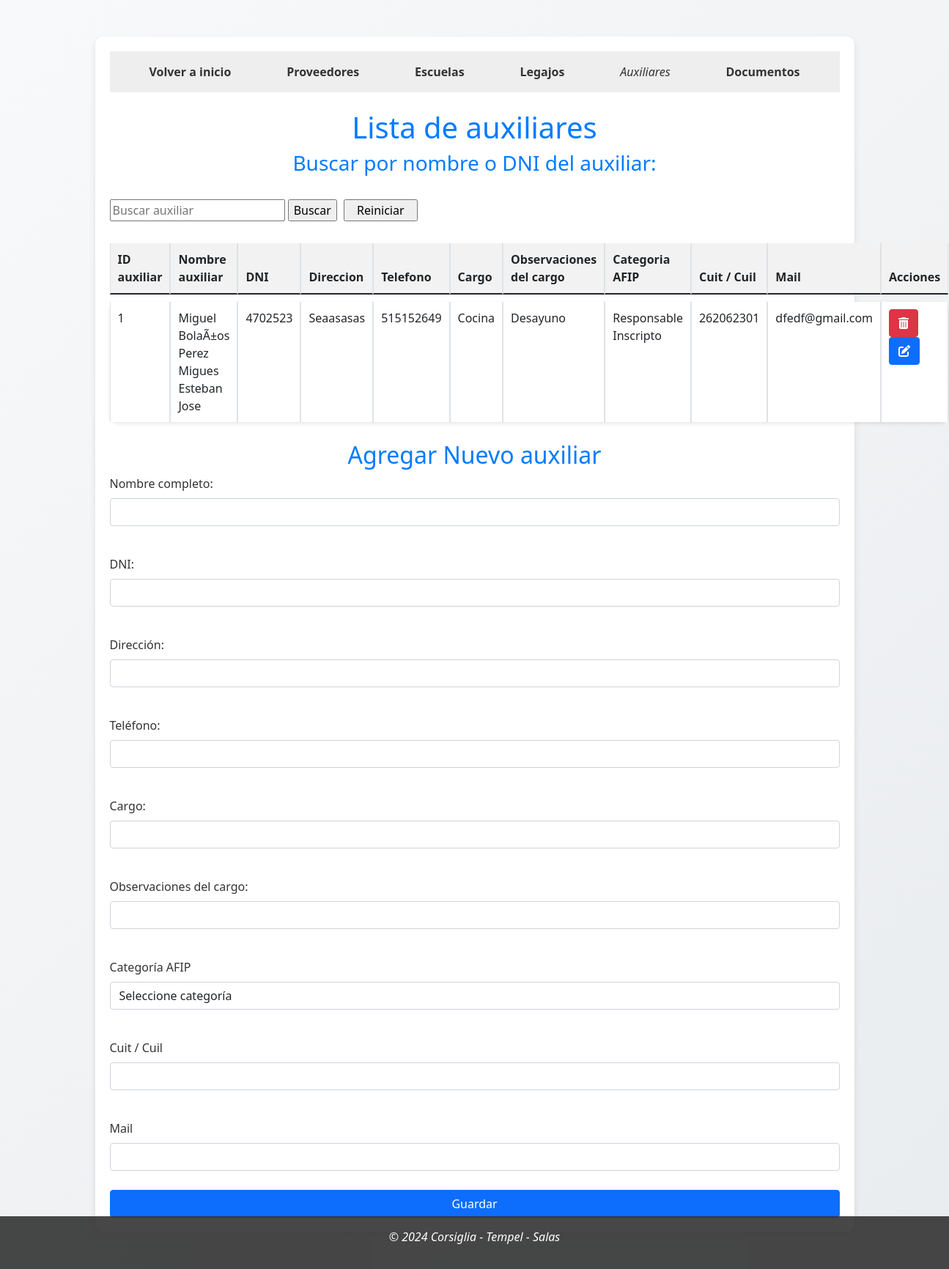
The app's page /auxiliar/auxiliar.php with its own data.
### tables this page shows
CREATE TABLE `auxiliar` (
  `id_auxiliar` int(11) NOT NULL,
  `nombre_auxiliar` varchar(255) NOT NULL,
  `dni_auxiliar` varchar(20) NOT NULL,
  `direccion_auxiliar` varchar(255) DEFAULT NULL,
  `telefono_auxiliar` varchar(20) DEFAULT NULL,
  `cargo_auxiliar` varchar(50) DEFAULT NULL,
  `observaciones_cargo` text DEFAULT NULL,
  `categoria_afip` varchar(50) DEFAULT NULL,
  `cuit_cuil` varchar(20) NOT NULL,
  `mail_auxiliar` varchar(255) DEFAULT NULL
);

### auxiliar/auxiliar.php (the view, shortened to what this page needs)
<!DOCTYPE html>
<html lang="es">
<head>
      <link href="https://cdn.jsdelivr.net/npm/bootstrap@5.0.2/dist/css/bootstrap.min.css" rel="stylesheet">
    <link href="https://cdnjs.cloudflare.com/ajax/libs/font-awesome/6.5.2/css/all.min.css" rel="stylesheet">
    <link rel="stylesheet" href="../estilo.css">
</head>
<body>
    <div class="container">
         <nav>
        <ul>
            <li><a href="../index.php">Volver a inicio</a></li>
            <li><a href="../proveedores/proveedores.php">Proveedores</a></li>
            <li><a href="../escuela/escuela.php">Escuelas</a></li>
            <li><a href="../legajo/legajo.php">Legajos</a></li>
            <li><em>Auxiliares</em></li>
            <li><a href="../documento/documento.php">Documentos</a></li>
        </ul>
        </nav>
        <br>
        <h1>Lista de auxiliares</h1>
        <h3>Buscar por nombre o DNI del auxiliar:</h3>
        <br>
        <form method="get" action="">
            <input type="text" name="search" placeholder="Buscar auxiliar" value="<?php echo isset($_GET['search']) ? $_GET['search'] : '' ?>">
            <input type="submit" value="Buscar">
            <input type="button" value="Reiniciar" onclick="window.location.href='?';" style="padding: 1px 16px; margin-left: 5px;">
            </form>
        <table class="table table-bordered">
            <thead>
                <tr>
                    <th>ID auxiliar</th>
                    <th>Nombre auxiliar</th>
                    <th>DNI</th>
                    <th>Direccion</th>
                    <th>Telefono</th>
                    <th>Cargo</th>
                    <th>Observaciones del cargo</th>
                    <th>Categoria AFIP</th>
                    <th>Cuit / Cuil</th>
                    <th>Mail</th>
                    <th>Acciones</th>
                </tr>
            </thead>
            <tbody>
                <?php
                $servername = "localhost";
                $username = "admin";
                $password = "admin";
                $dbname = "consejo";
                $conn = new mysqli($servername, $username, $password, $dbname);
                $search = isset($_GET['search']) ? $conn->real_escape_string($_GET['search']) : '';
                $sql = "SELECT * FROM auxiliar WHERE nombre_auxiliar or dni_auxiliar LIKE '%$search%'";
                $result = $conn->query($sql);
                if ($result === false) {
                    echo "<tr><td colspan='11'>Error en la consulta: " . $conn->error . "</td></tr>";
                } else {
                    if ($result->num_rows > 0) {
                        while($row = $result->fetch_assoc()) {
                            echo "<tr>";
                            echo "<td>" . $row["id_auxiliar"] . "</td>";
                            echo "<td>" . $row["nombre_auxiliar"] . "</td>";
                            echo "<td>" . $row["dni_auxiliar"] . "</td>";
                            echo "<td>" . $row["direccion_auxiliar"] . "</td>";
                            echo "<td>" . $row["telefono_auxiliar"] . "</td>";
                            echo "<td>" . $row["cargo_auxiliar"] . "</td>";
                            echo "<td>" . $row["observaciones_cargo"] . "</td>";
                            echo "<td>" . $row["categoria_afip"] . "</td>";
                            echo "<td>" . $row["cuit_cuil"] . "</td>";
                            echo "<td>" . $row["mail_auxiliar"] . "</td>";
                            echo "<td>";
                            echo "<a href='eliminar_auxiliar.php?id=" . $row["id_auxiliar"] . "' class='btn btn-danger'><i class='fas fa-trash-alt'></i></a> ";
                            echo "<a href='editar_auxiliar.php?id=" . $row["id_auxiliar"] . "' class='btn btn-primary'><i class='fas fa-edit'></i></a>";
                            echo "</td>";
                            echo "</tr>";
                        }
                    } else {
                        echo "<tr><td colspan='11'>No hay datos disponibles</td></tr>";
                    }
                }
                ?>
            </tbody>
        </table>
        <h2>Agregar Nuevo auxiliar</h2>
        <form method="post" action="insertar_auxiliar.php">
            <div class="mb-3">
                <label for="nombre_auxiliar" class="form-label">Nombre completo:</label>
                <br>
                <input type="text" class="form-control" id="nombre_auxiliar" name="nombre_auxiliar" required>
            </div>
            <br>
            <div class="mb-3">
                <label for="dni_auxiliar" class="form-label">DNI:</label>
                <br>
                <input type="text" class="form-control" id="dni_auxiliar" name="dni_auxiliar" required>
            </div>
            <br>
            <div class="mb-3">
                <label for="direccion_auxiliar" class="form-label">Dirección:</label>
                <br>
                <input type="text" class="form-control" id="direccion_auxiliar" name="direccion_auxiliar" required>
            </div>
            <br>
            <div class="mb-3">
                <label for="telefono_auxiliar" class="form-label">Teléfono:</label>
                <br>
                <input type="text" class="form-control" id="telefono_auxiliar" name="telefono_auxiliar" required>
            </div>
            <br>
            <div class="mb-3">
                <label for="cargo_auxiliar" class="form-label">Cargo:</label>
                <br>
                <input type="text" class="form-control" id="cargo_auxiliar" name="cargo_auxiliar" required>
            </div>
            <br>
            <div class="mb-3">
                <label for="observaciones_cargo" class="form-label">Observaciones del cargo:</label>
                <br>
                <input type="text" class="form-control" id="observaciones_cargo" name="observaciones_cargo" required>
            </div>
            <br>
            <div class="mb-3">
                <label for="categoria_afip" class="form-label">Categoría AFIP</label>
                <select class="form-control" id="categoria_afip" name="categoria_afip" required>
                    <option value="">Seleccione categoría</option>
                </select>
            </div>
            <br>
            <div class="mb-3">
                <label for="cuit_cuil" class="form-label">Cuit / Cuil</label>
                <br>
                <input type="text" class="form-control" id="cuit_cuil" name="cuit_cuil" required>
            </div>
            <br>
            <div class="mb-3">
                <label for="mail_auxiliar" class="form-label">Mail</label>
                <br>
                <input type="email" class="form-control" id="mail_auxiliar" name="mail_auxiliar" required>
            </div>
            <button type="submit" class="btn btn-primary">Guardar</button>
        </form>
    </div>
    <footer>
        <p><em>© 2024 Corsiglia - Tempel - Salas</em></p>
    </footer>
</body>
</html>

### estilo.css (style rules this page uses)
body { font-family: 'Segoe UI', Tahoma, Geneva, Verdana, sans-serif; background: linear-gradient(135deg, #f8f9fa, #e9ecef); margin: 0; padding: 0; color: #333; overflow-x: hidden; display: flex; justify-content: center; align-items: center; min-height: 100vh; }
.container { width: 100%; max-width: 80%; margin: 50px 0; box-sizing: border-box; padding: 20px; background: white; box-shadow: 0 4px 8px rgba(0, 0, 0, 0.1); border-radius: 10px; }
h1, h2, h3 { color: #007bff; text-align: center; }
button { padding: 10px 20px; margin-top: 10px; background-color: #007bff; color: white; border: none; border-radius: 4px; cursor: pointer; display: block; width: 100%; font-size: 16px; transition: background-color 0.3s ease; }
.table { margin-top: 20px; border-collapse: separate; border-spacing: 0 10px; }
.table thead th { background-color: #f2f2f2; padding: 10px; border-bottom: 2px solid #dee2e6; text-align: left; }
.table tbody tr { background: white; border-radius: 10px; box-shadow: 0 2px 5px rgba(0, 0, 0, 0.1); transition: transform 0.2s; }
.table tbody td { padding: 10px; border-bottom: 1px solid #dee2e6; }
.table tbody tr:last-child td { border-bottom: none; }
nav { background-color: #eee; padding: 1em; }
nav ul { list-style-type: none; margin: 0; padding: 0; display: flex; justify-content: space-around; }
nav a { text-decoration: none; color: #333; font-weight: bold; }
footer { background-color: rgba(51, 51, 51, 0.9); color: #fff; text-align: center; padding: 1em; position: fixed; bottom: 0; width: 100%; z-index: 0; }

### auxiliar/auxiliar.php (style rules this page uses)
table { width: 100%; border-collapse: collapse; }
th, td { padding: 8px; text-align: left; border-bottom: 1px solid #ddd; }
th { background-color: #f2f2f2; }
nav { background-color: #eee; padding: 1em; }
nav ul { list-style-type: none; margin: 0; padding: 0; display: flex; justify-content: space-around; }
nav a { text-decoration: none; color: #333; font-weight: bold; }
footer { background-color: rgba(51, 51, 51, 0.9); color: #fff; text-align: center; padding: 1em; position: fixed; bottom: 0; width: 100%; z-index: 0; }

### records on screen
auxiliar: id_auxiliar "1", nombre_auxiliar "Miguel BolaÃ±os Perez Migues Esteban Jose", dni_auxiliar "4702523", direccion_auxiliar "Seaasasas", telefono_auxiliar "515152649", cargo_auxiliar "Cocina", observaciones_cargo "Desayuno", categoria_afip "Responsable Inscripto", cuit_cuil "262062301", mail_auxiliar "dfedf@gmail.com"
